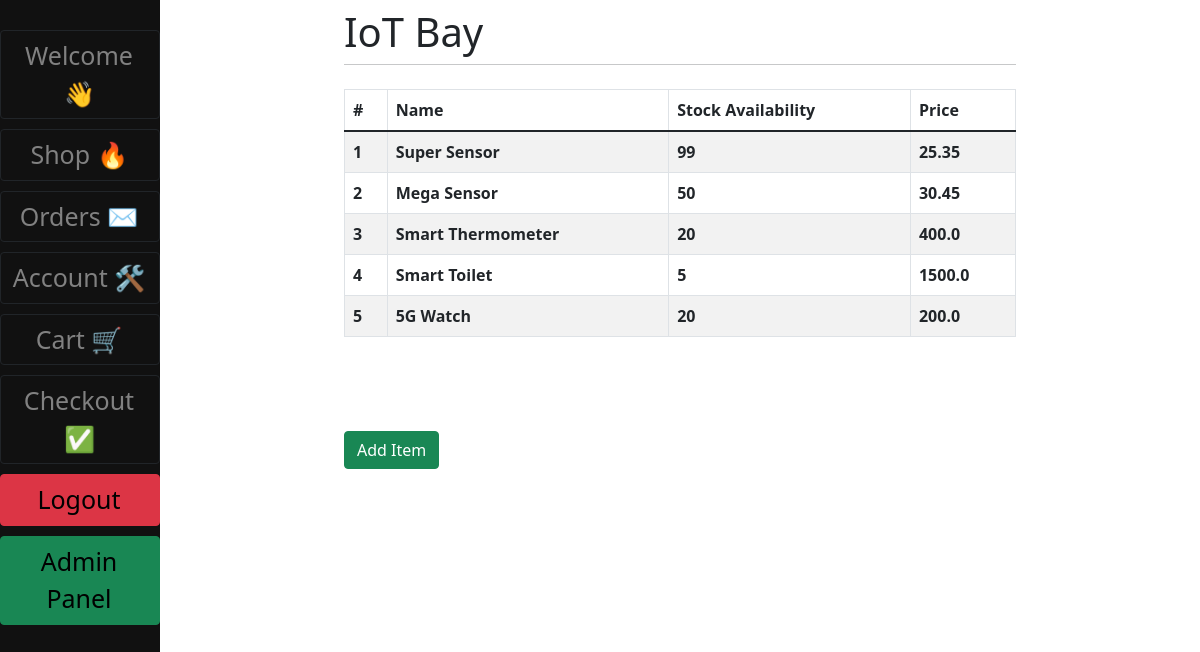
/products/ (signed in), run on an earlier commit of the app's database.
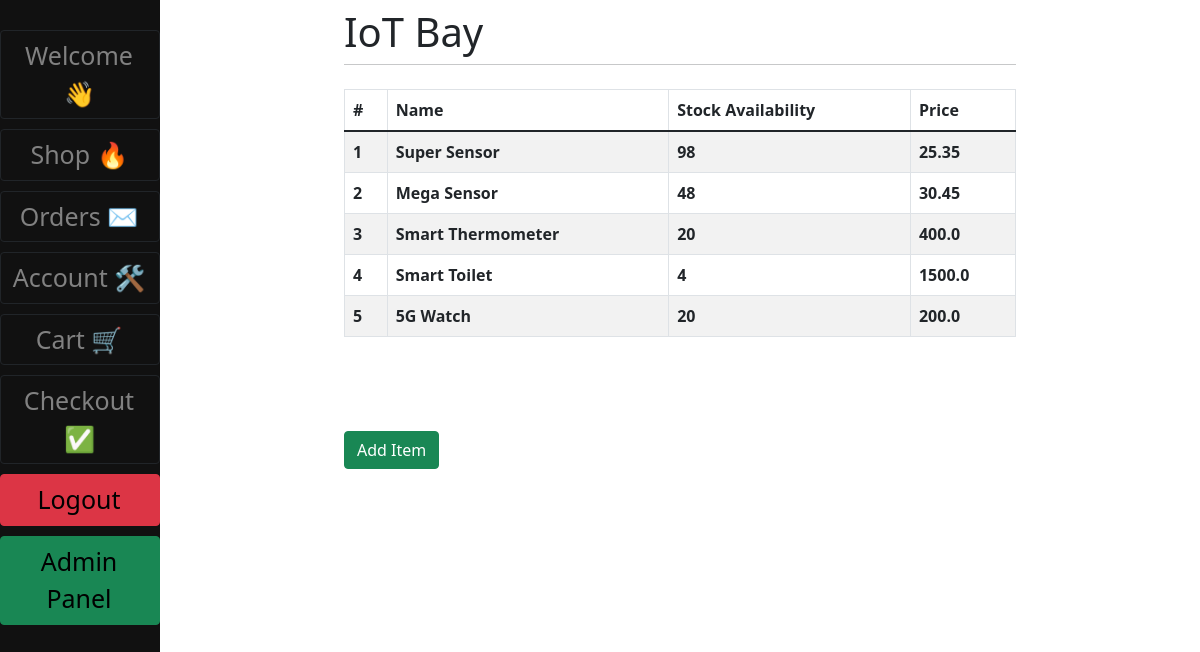
And on a later commit of the database.
### main/models.py (models this page shows, shortened)
class Item(models.Model):
    name = models.CharField(max_length=100)
    stock_num = models.IntegerField()
    price = models.FloatField(null=True)
    image = models.ImageField(null=True, blank=True)

### main/views.py (the view)
# urls.py: path('products/', v.products, name="products"),
def products(request):
    if request.user.is_staff or request.user.is_superuser:
        items = Item.objects.all()
        context = {"items": items}
        return render(request, "Product_Management/products.html", context)

### main/templates/Product_Management/products.html (shortened to what this page needs)
{% extends "main/base.html" %}
{% block content %}
<div class="content-section">
    <table class="table table-striped table-bordered table-hovet">
        <thead class="thead-dark">
            <tr>
                <th scope="col">#</th>
                <th scope="col">Name</th>
                <th scope="col">Stock Availability</th>
                <th scope="col">Price</th>
            </tr>
        </thead>
        <tbody>
            {% for item in items %}
            <tr style="cursor: pointer; cursor : hand;" onclick="window.location='{% url 'view_item' item.id %}'">
                <th scope="row">{{ forloop.counter }}</th>
                <th scope="row">{{ item.name }}</th>
                <th scope="row">{{ item.stock_num }}</th>
                <th scope="row">{{ item.price }}</th>
            </tr>
            {% endfor %}
        </tbody>
    </table>
</div>
<br></br>
<a class = 'btn btn-success' style = "margin-top: 30px;" href="/add_item">Add Item</a>
{%endblock%}

What changed in the data, as far as the page shows it:
changed Item "Super Sensor": stock_num "99" → "98"
changed Item "Mega Sensor": stock_num "50" → "48"
changed Item "Smart Toilet": stock_num "5" → "4"
